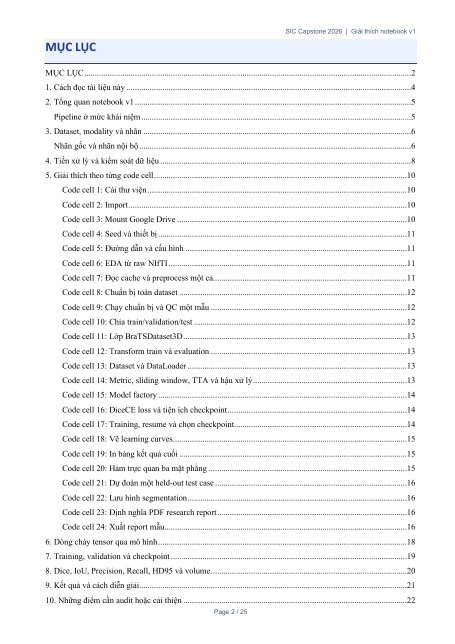
#> input picture report_work/v1_doc_render/page-02.png, 910 x 1287 px (shown at 1/2 size); its folder holds only this picture in this run
$ python make_v1_contact_sheets.py
#> lines starting #> are read from the running program, lines starting #| are printed output that depends on the picture
from pathlib import Path
from PIL import Image, ImageDraw

src = Path(r"D:\SIC_Capstone 2026\report_work\v1_doc_render")
out = Path(r"D:\SIC_Capstone 2026\report_work\v1_doc_contact_sheets")
out.mkdir(exist_ok=True)
files = sorted(src.glob("page-*.png"))
for batch_index in range(0, len(files), 4):
    batch = files[batch_index:batch_index + 4]
    thumbs = []
    for file in batch:
        image = Image.open(file).convert("RGB")
#> image is the input picture: PIL image 910x1287 RGB; mean R, G, B 246.1, 246.4, 247
        image.thumbnail((620, 880))
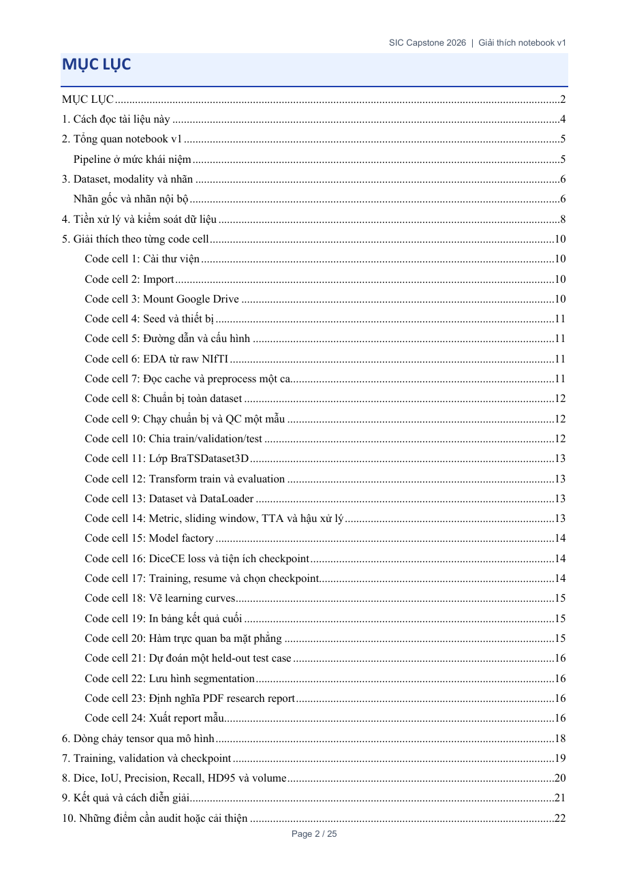
#> image: PIL image 620x877 RGB; mean R, G, B 245.8, 246.1, 246.7
        thumbs.append((file, image.copy()))
    sheet = Image.new("RGB", (1300, 1840), "#d5d8dc")
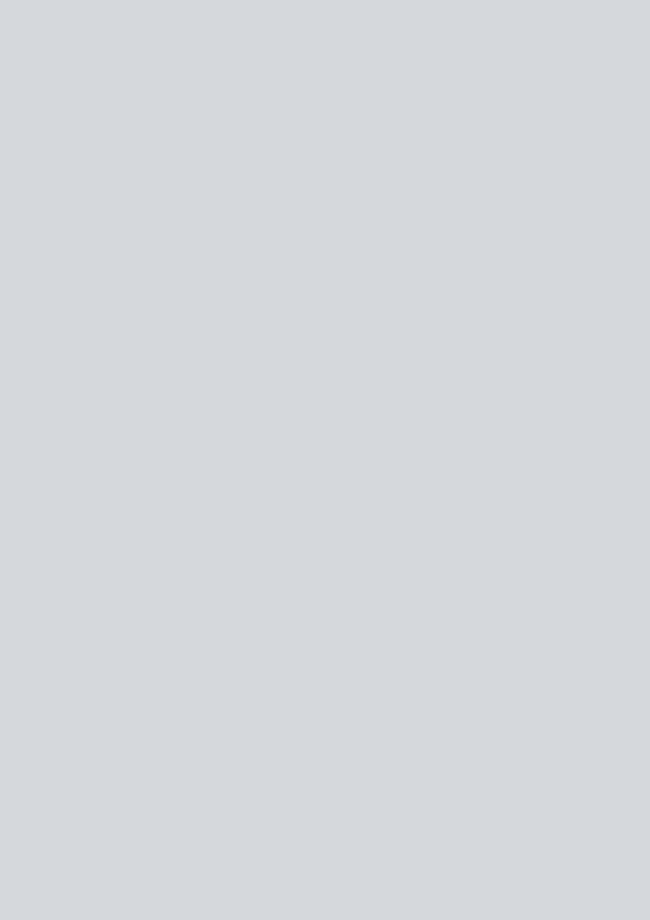
#> sheet: PIL image 1300x1840 RGB (shown at 1/2 size); mean R, G, B 213, 216, 220
    draw = ImageDraw.Draw(sheet)
    positions = [(20, 50), (660, 50), (20, 960), (660, 960)]
    for (file, image), (x, y) in zip(thumbs, positions):
        draw.text((x, y - 28), file.stem, fill="black")
        sheet.paste(image, (x, y))
#> this loop made 1 pass
#> (x, y) on pass 1: (20, 50)
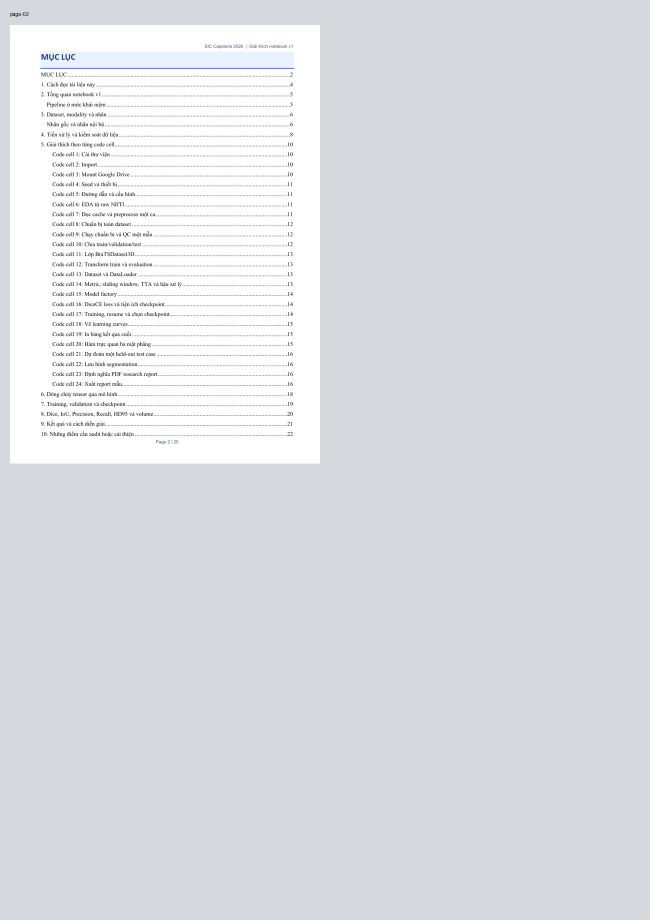
#> sheet: PIL image 1300x1840 RGB (shown at 1/2 size); mean R, G, B 220.4, 222.8, 226.1
    sheet.save(out / f"contact-{batch_index // 4 + 1:02d}.jpg", quality=88)
print(f"pages={len(files)} sheets={(len(files) + 3) // 4}")

$ run again, on report_work/v1_doc_render/page-08.png
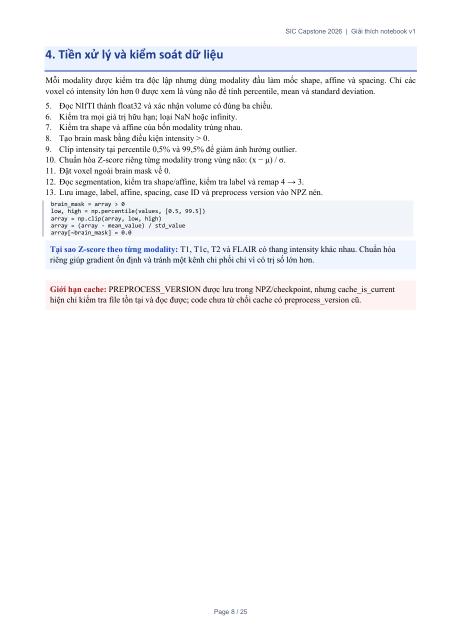
#> input picture report_work/v1_doc_render/page-08.png, 910 x 1287 px (shown at 1/2 size)
#> image is the input picture: PIL image 910x1287 RGB; mean R, G, B 247.4, 247.7, 248.9
#> `image.thumbnail((620, 880))`:
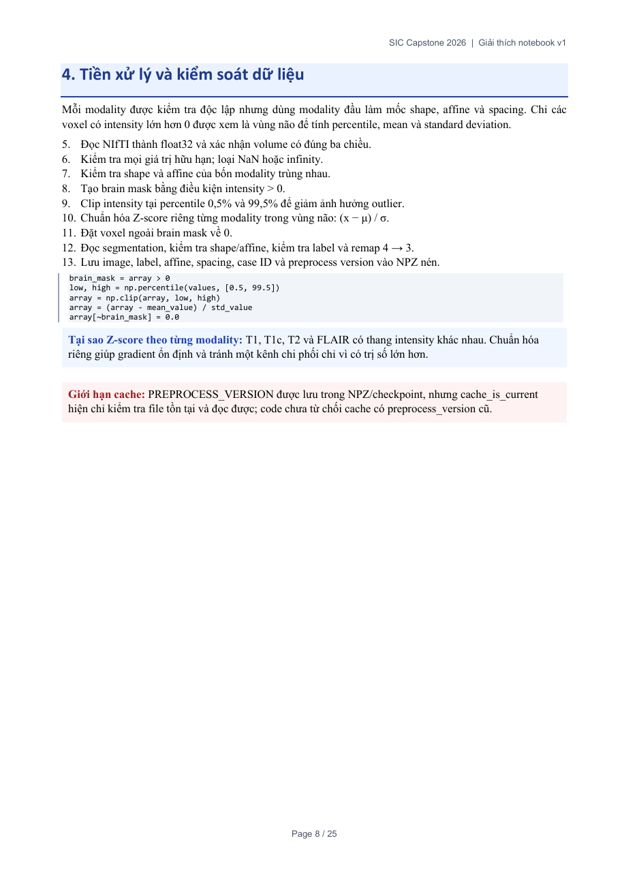
#> image: PIL image 620x877 RGB; mean R, G, B 247.2, 247.6, 248.8
#> the loop `for (file, image), (x, y) in zip(thumbs, positions):` made 1 pass
#> (x, y) on pass 1: (20, 50)
#> after the loop `for (file, image), (x, y) in zip(thumbs, positions):`:
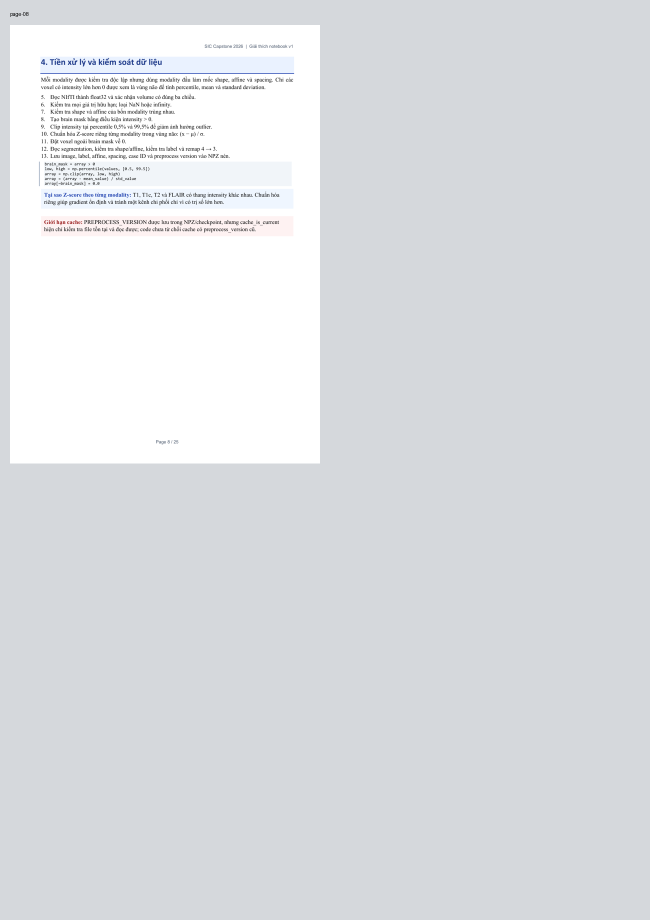
#> sheet: PIL image 1300x1840 RGB (shown at 1/2 size); mean R, G, B 220.8, 223.2, 226.5

$ run again, on report_work/v1_doc_render/page-09.png
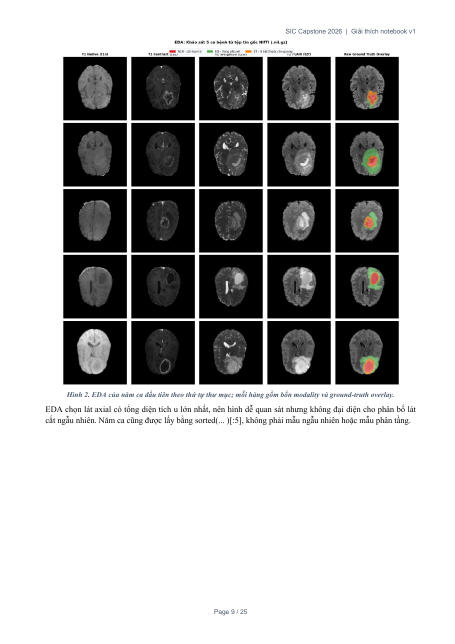
#> input picture report_work/v1_doc_render/page-09.png, 910 x 1287 px (shown at 1/2 size)
#> image is the input picture: PIL image 910x1287 RGB; mean R, G, B 174.1, 174.1, 173.9
#> `image.thumbnail((620, 880))`:
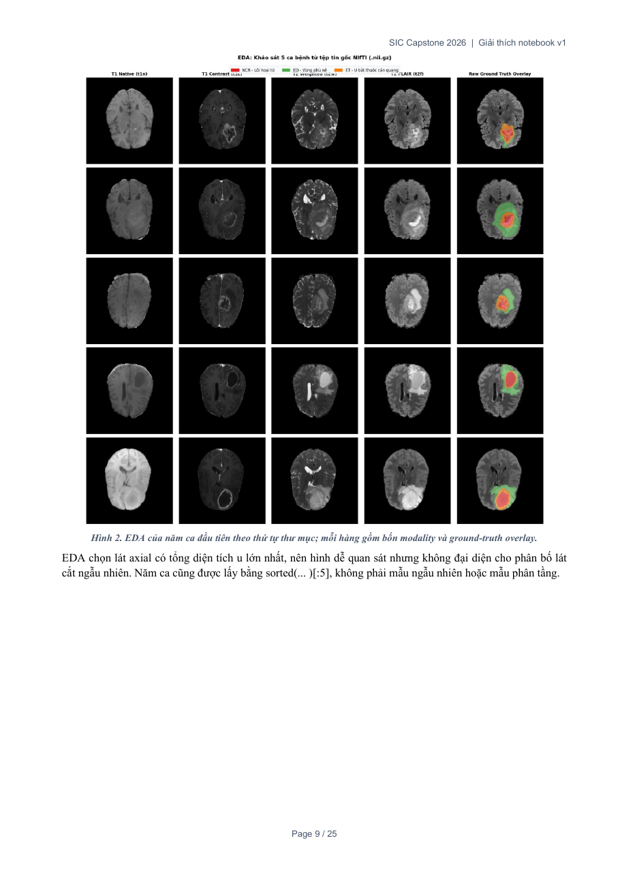
#> image: PIL image 620x877 RGB; mean R, G, B 174, 174, 173.9
#> the loop `for (file, image), (x, y) in zip(thumbs, positions):` made 1 pass
#> (x, y) on pass 1: (20, 50)
#> after the loop `for (file, image), (x, y) in zip(thumbs, positions):`:
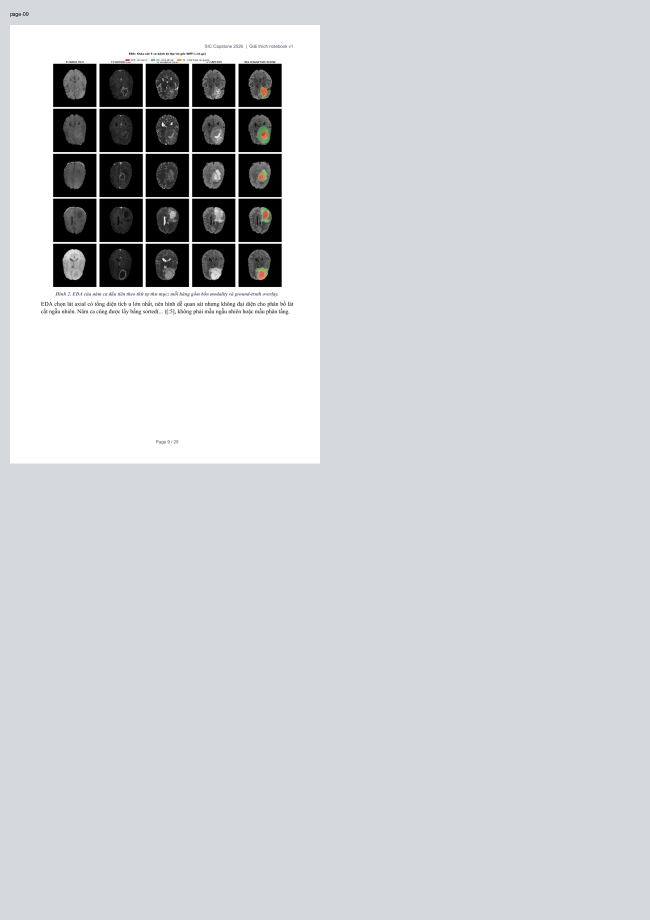
#> sheet: PIL image 1300x1840 RGB (shown at 1/2 size); mean R, G, B 204.1, 206.5, 209.5

$ run again, on report_work/v1_doc_render/page-10.png
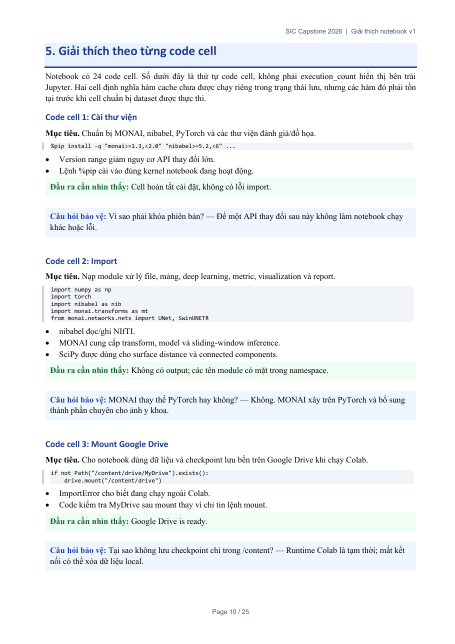
#> input picture report_work/v1_doc_render/page-10.png, 910 x 1287 px (shown at 1/2 size)
#> image is the input picture: PIL image 910x1287 RGB; mean R, G, B 242.3, 244.8, 246.4
#> `image.thumbnail((620, 880))`:
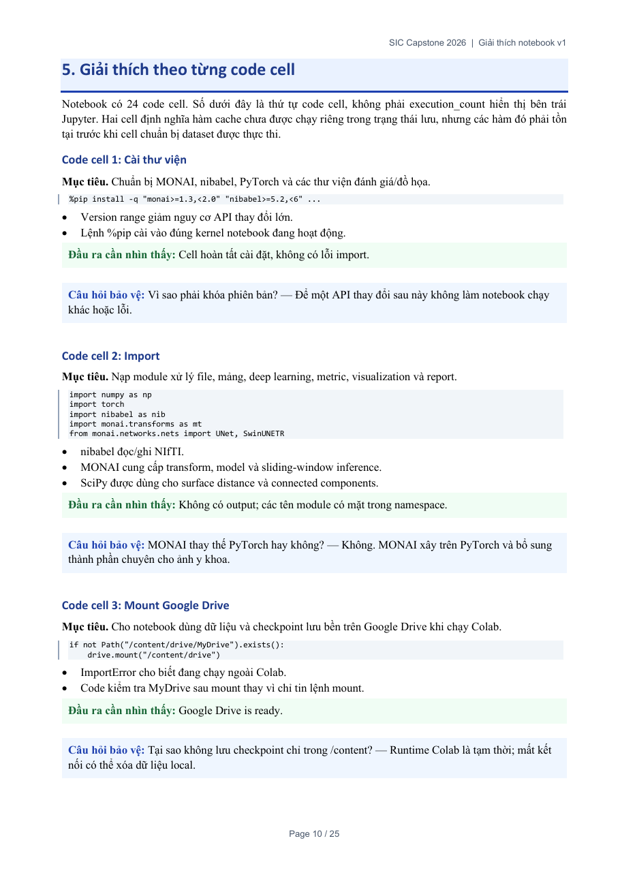
#> image: PIL image 620x877 RGB; mean R, G, B 242.2, 244.6, 246.2
#> the loop `for (file, image), (x, y) in zip(thumbs, positions):` made 1 pass
#> (x, y) on pass 1: (20, 50)
#> after the loop `for (file, image), (x, y) in zip(thumbs, positions):`:
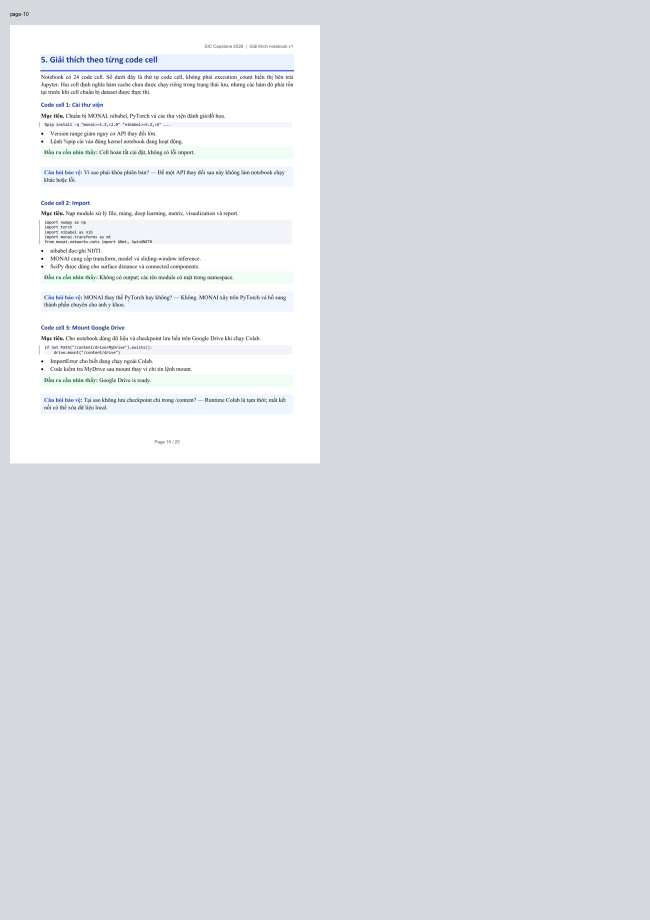
#> sheet: PIL image 1300x1840 RGB (shown at 1/2 size); mean R, G, B 219.6, 222.5, 225.9

$ run again, on report_work/v1_doc_render/page-03.png
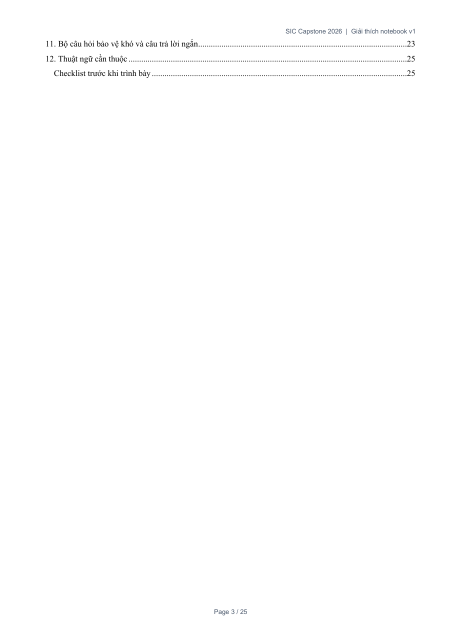
#> input picture report_work/v1_doc_render/page-03.png, 910 x 1287 px (shown at 1/2 size)
#> image is the input picture: PIL image 910x1287 RGB; mean R, G, B 254.2, 254.3, 254.3
#> `image.thumbnail((620, 880))`:
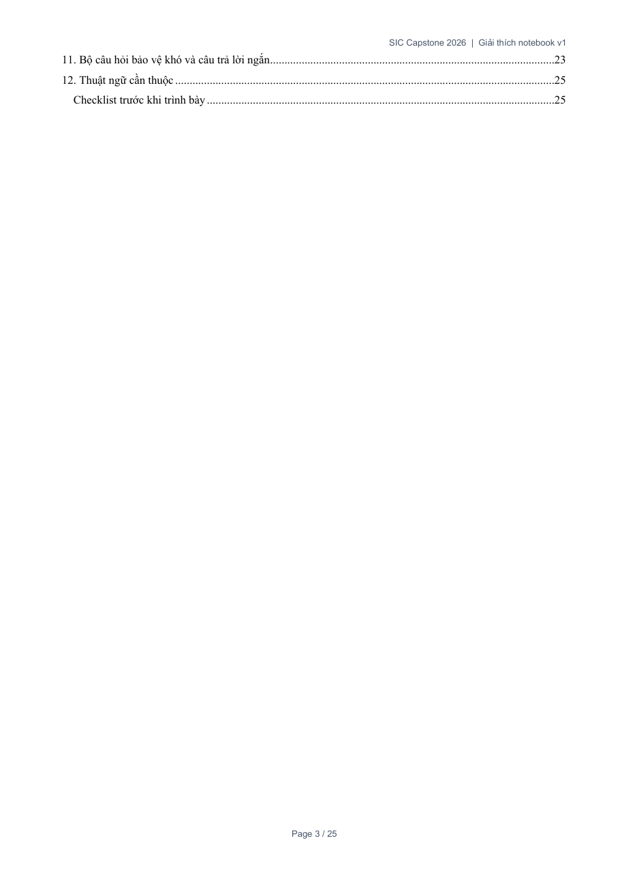
#> image: PIL image 620x877 RGB; mean R, G, B 254.2, 254.2, 254.2
#> the loop `for (file, image), (x, y) in zip(thumbs, positions):` made 1 pass
#> (x, y) on pass 1: (20, 50)
#> after the loop `for (file, image), (x, y) in zip(thumbs, positions):`:
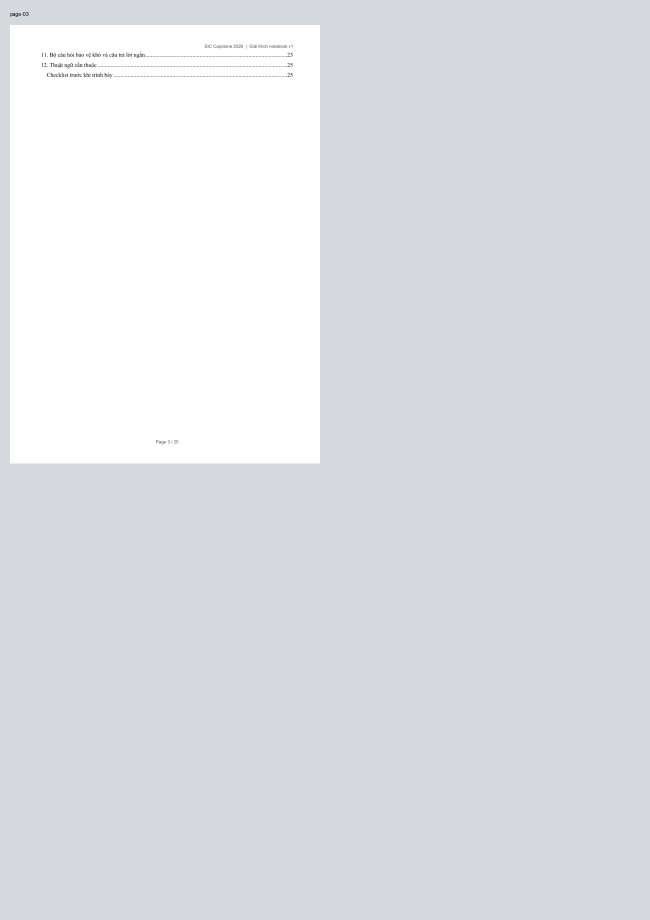
#> sheet: PIL image 1300x1840 RGB (shown at 1/2 size); mean R, G, B 222.4, 224.7, 227.8
